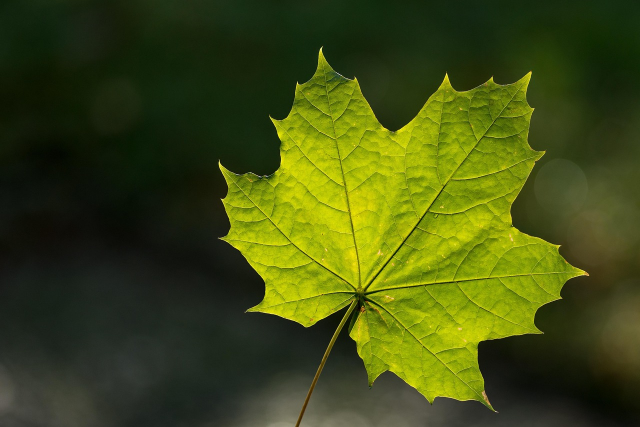
#> input picture Lab/leaf.jpg, 1280 x 854 px (shown at 1/2 size)
$ jupyter execute Lab6.ipynb
#> lines starting #> are read from the running program, lines starting #| are printed output that depends on the picture; after the words box and inside, x2 and y2 are one past the last pixel; in counts of white or black regions, pixels touching at a corner belong together
### Machine Vision Lab 6

**22BAI1037 - Gorav Jhabakh**

[cell 1]
import numpy as np
import cv2
import matplotlib.pyplot as plt

[cell 2]
def displayImg(img,title):
    plt.figure(figsize=(5,5))
    plt.title(title)
    plt.axis('off')
    plt.imshow(img, cmap='grey')

def displayAll(imgs,names,l):
    plt.figure(figsize=(20,20))
    for i in range(l):
        plt.subplot(1,l,i+1)
        plt.axis("off")
        plt.title(names[i])
        plt.imshow(imgs[i],cmap='gray')

[cell 3]
img = cv2.imread('leaf.jpg')
#> img is the input picture: shape (854, 1280, 3); mean B, G, R 18.1, 75.1, 63.9
img = cv2.cvtColor(img, cv2.COLOR_BGR2RGB)
img = cv2.resize(img,(1200,800))
#> img: shape (800, 1200, 3)
displayImg(img,'Original Image')

[cell 4]
gray_img = cv2.cvtColor(img,cv2.COLOR_RGB2GRAY)
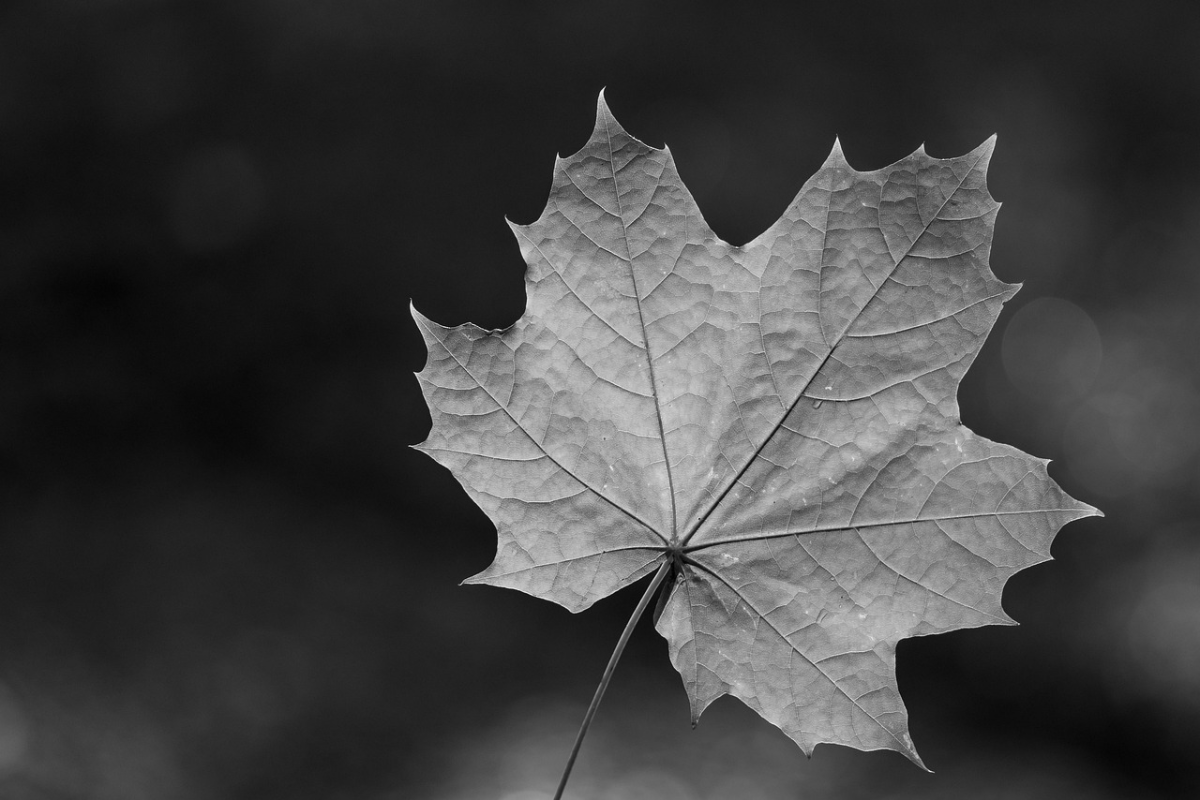
#> gray_img: shape (800, 1200); min 1, max 242, mean 65.1
displayImg(gray_img,'Grayscale image')

[cell 5]
plt.figure(figsize=(5,5))
plt.hist(gray_img.ravel(),range=[0,256],bins=256)
plt.show()
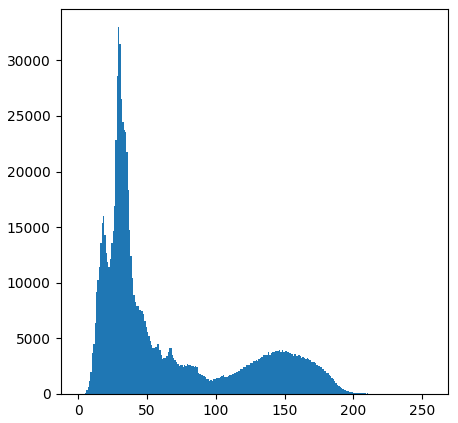
#> figure drawn by matplotlib, 1 panel; tallest bar 32969 high, from x = 29 to 30

**Global Thresholding**

1. Manual threshold
2. OTSU thresholding

[cell 6]
def manualThresh(img,thresh):
#> called with thresh = 50
    _,thresh_img = cv2.threshold(img,thresh,255,cv2.THRESH_BINARY)
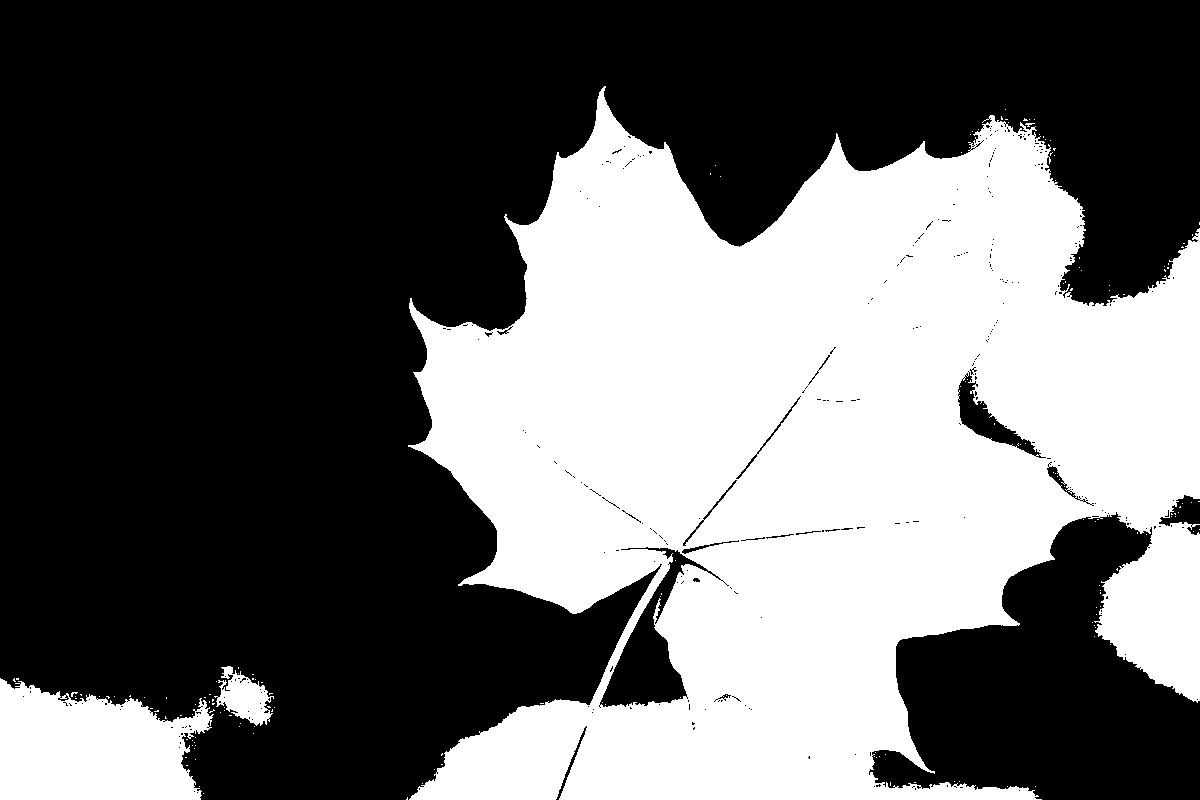
#> thresh_img: shape (800, 1200); 40.1% white; 164 white regions (160 under 20 px), largest, box (x1, y1, x2, y2) and area: (408, 86, 1200, 800) 363466, (0, 678, 214, 800) 19360, (214, 666, 274, 726) 1847, (1025, 123, 1035, 127) 20
    return thresh_img

thresh = 50
thresh_img1 = manualThresh(gray_img,thresh)
displayAll([gray_img,thresh_img1],['Original','Manual Threshold = '+str(thresh)],2)

[cell 7]
def otsu(img):
    thresh,otsu_img = cv2.threshold(img,0,255,cv2.THRESH_BINARY + cv2.THRESH_OTSU)
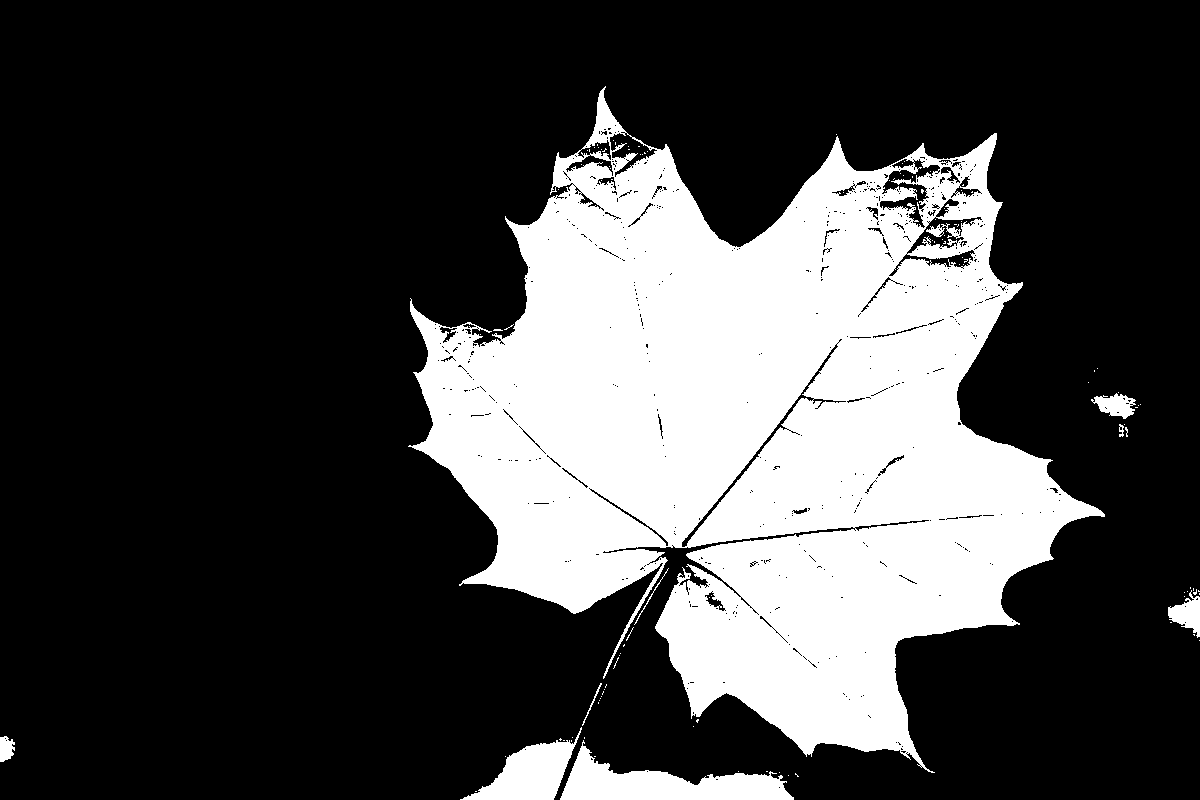
#> otsu_img: shape (800, 1200); 27.1% white; 112 white regions (103 under 20 px), largest, box (x1, y1, x2, y2) and area: (408, 86, 1105, 773) 247737, (560, 740, 794, 800) 6219, (460, 727, 582, 800) 3799
#> thresh = 89
    return [thresh,otsu_img]

res = otsu(gray_img)
#> res = 2 items
print('otsu\'s threshold: ',res[0])
#| otsu's threshold:  89.0
displayAll([gray_img,res[1]],['Original','Otsu\'s method'],2)

**Local Thresholding**

1. Adaptive Mean
2. Adaptive Gaussian

[cell 8]
def adaptiveMean(img):
    thresh_img = cv2.adaptiveThreshold(img, 255,cv2.ADAPTIVE_THRESH_MEAN_C, cv2.THRESH_BINARY, blockSize = 11,C = 5)
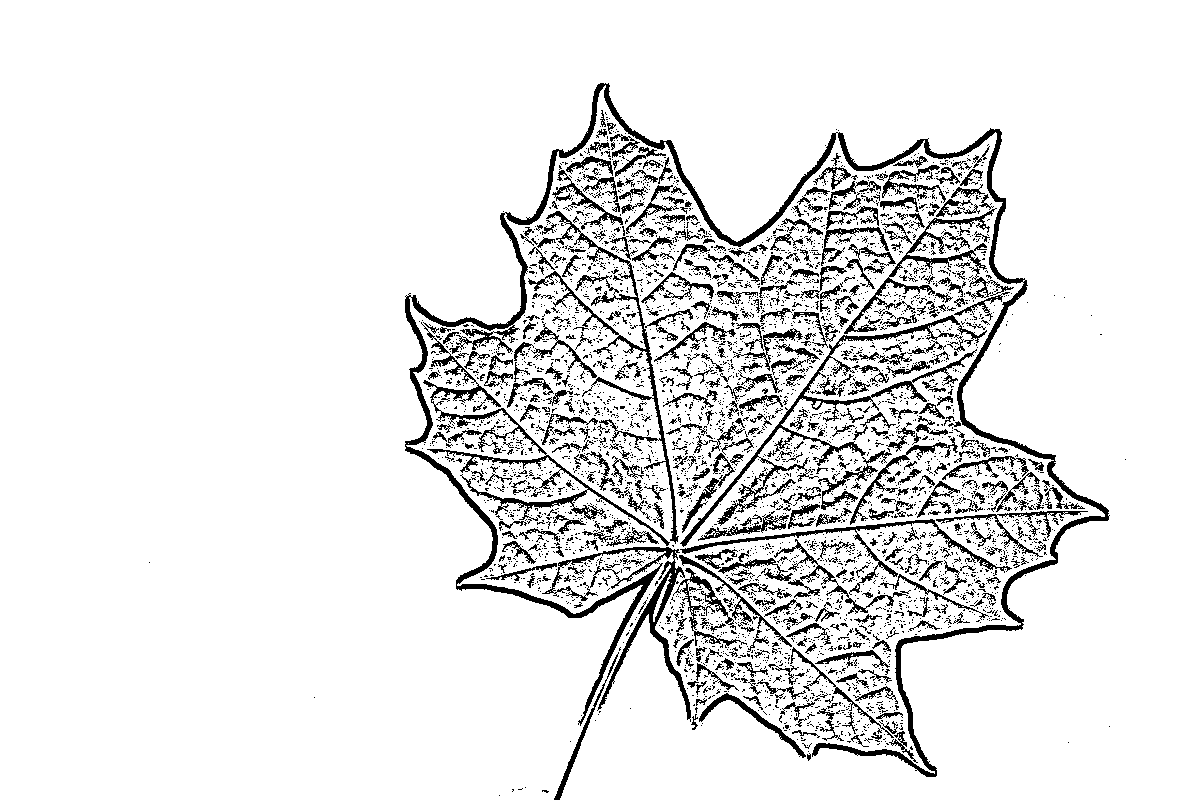
#> thresh_img: shape (800, 1200); 90.5% white; 4332 black regions (3840 under 20 px), largest, box (x1, y1, x2, y2) and area: (405, 83, 1110, 777) 15701, (680, 315, 987, 547) 4222, (421, 322, 670, 546) 3643
    return thresh_img

meanThresh = adaptiveMean(gray_img)
displayAll([gray_img,meanThresh],['Original','Adaptive mean'],2)

[cell 9]
def adaptiveGaussian(img):
    thresh_img = cv2.adaptiveThreshold(img, 255,cv2.ADAPTIVE_THRESH_GAUSSIAN_C, cv2.THRESH_BINARY, blockSize = 11,C = 2)
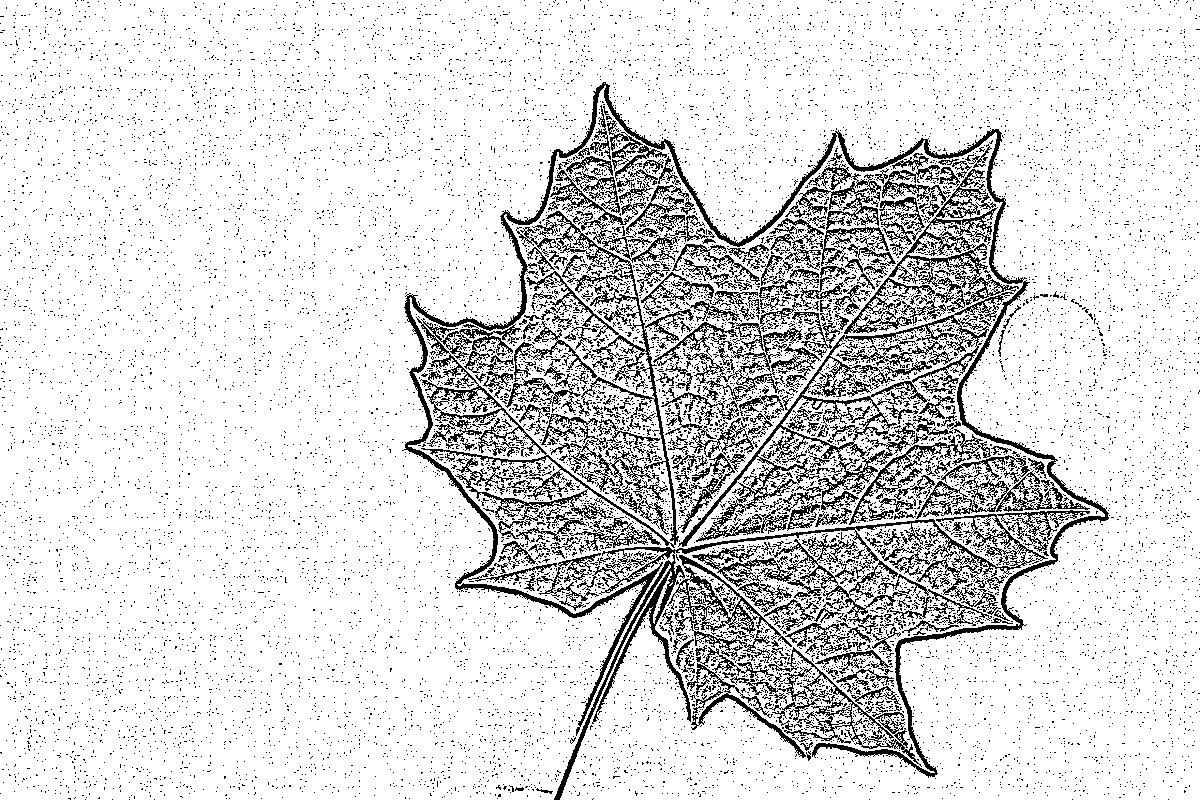
#> thresh_img: shape (800, 1200); 86.3% white; black in thin lines or dots
    return thresh_img

gaussianThresh = adaptiveGaussian(gray_img)
displayAll([gray_img,gaussianThresh],['Original','Adaptive Gaussian'],2)

[cell 10]
displayAll([gray_img,thresh_img1,res[1],meanThresh,gaussianThresh],['Original','Manual Threshold='+str(thresh),'Otsu\'s method','Adaptive mean','Adaptive Gaussian'],5)

$ run again, with Lab/image.jpg copied over Lab/leaf.jpg
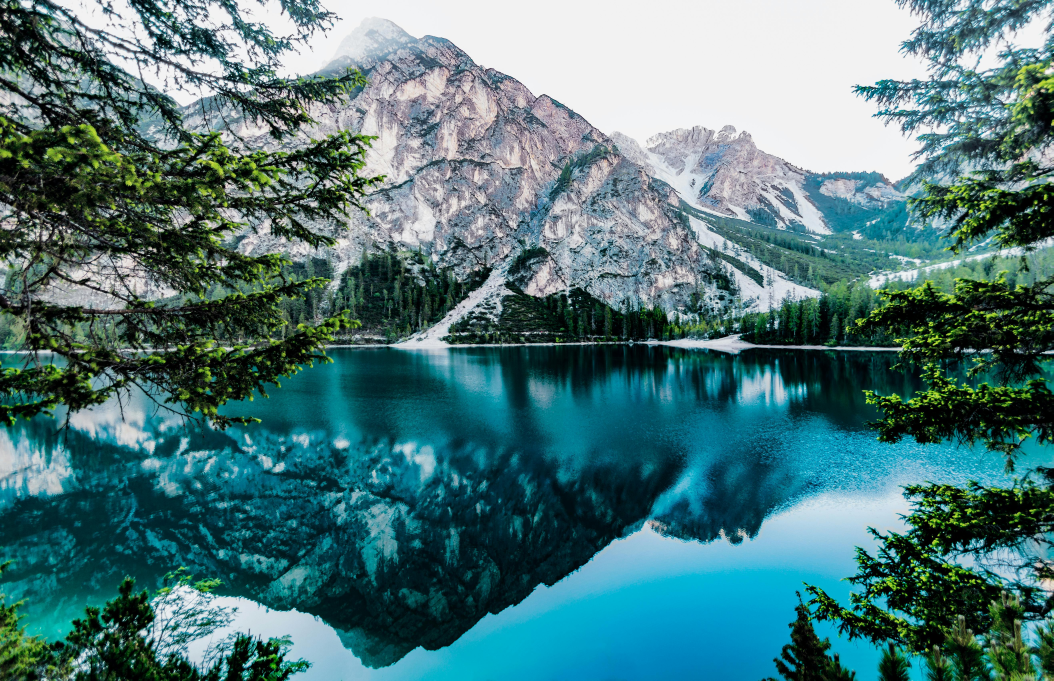
#> input picture Lab/image.jpg, 5266 x 3403 px (shown at 1/5 size)
#> img is the input picture: shape (3403, 5266, 3); mean B, G, R 122.4, 120.4, 78.5
#> in otsu, `thresh,otsu_img = cv2.threshold(img,0,255,cv2.THRESH_BINARY + cv2.THRE..`:
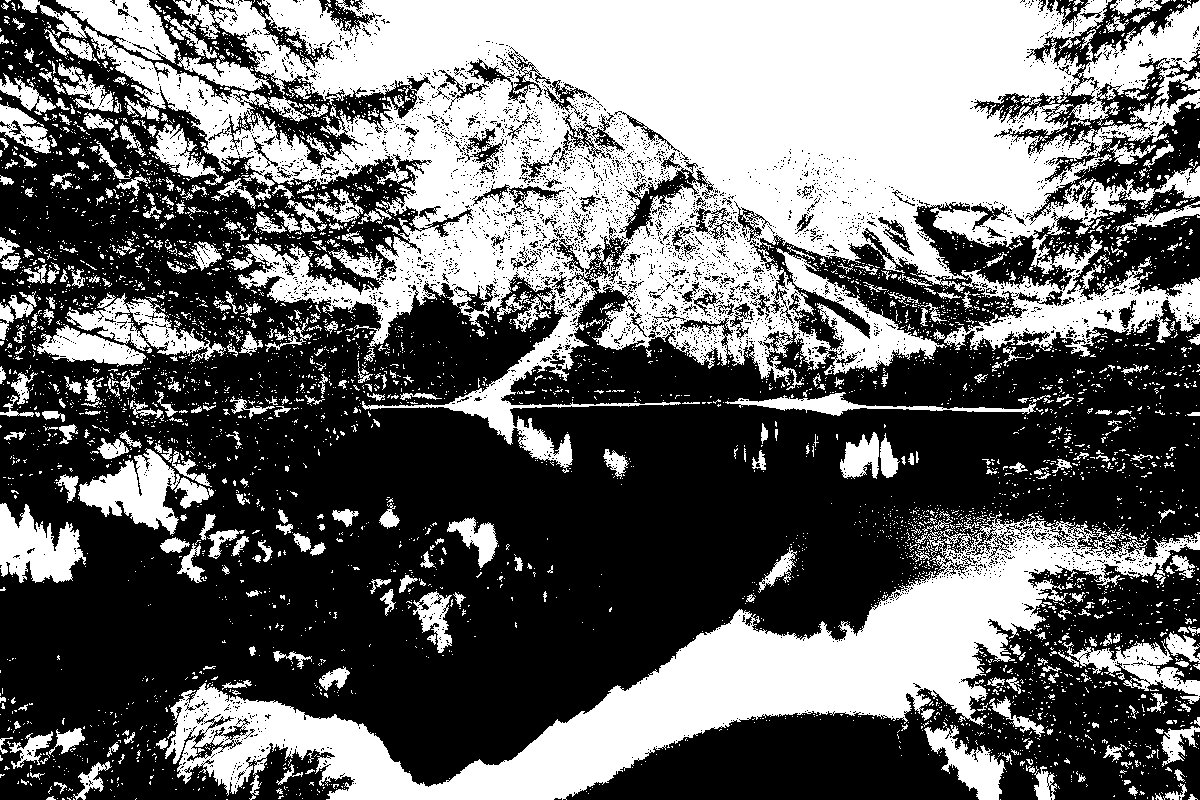
#> otsu_img: shape (800, 1200); 41.4% white; 4975 white regions (4538 under 20 px), largest, box (x1, y1, x2, y2) and area: (20, 0, 1200, 473) 238766, (165, 511, 1200, 800) 71892, (78, 448, 214, 535) 4963
#> thresh = 119
#> res = 2 items
#| otsu's threshold:  119.0
#> in adaptiveGaussian, `thresh_img = cv2.adaptiveThreshold(img, 255,cv2.ADAPTIVE_THRESH_GAUSSI..`:
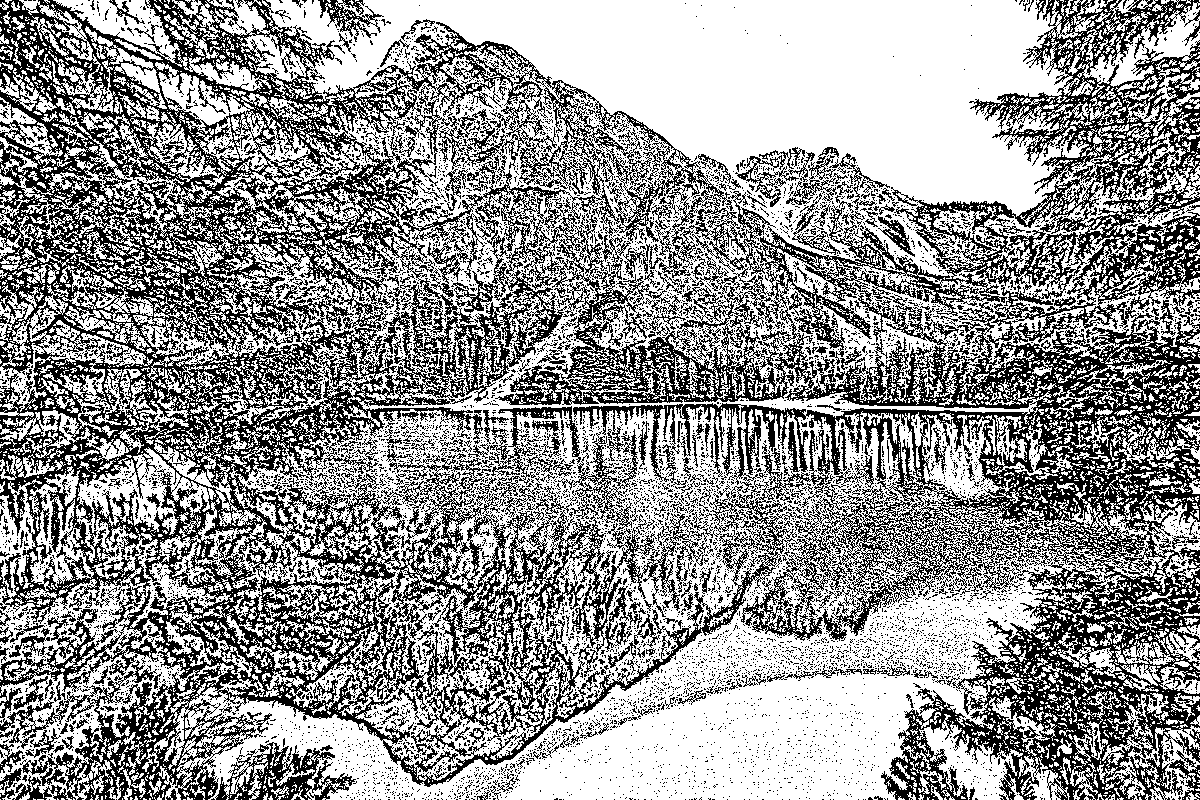
#> thresh_img: shape (800, 1200); 58.6% white; black in thin lines or dots
